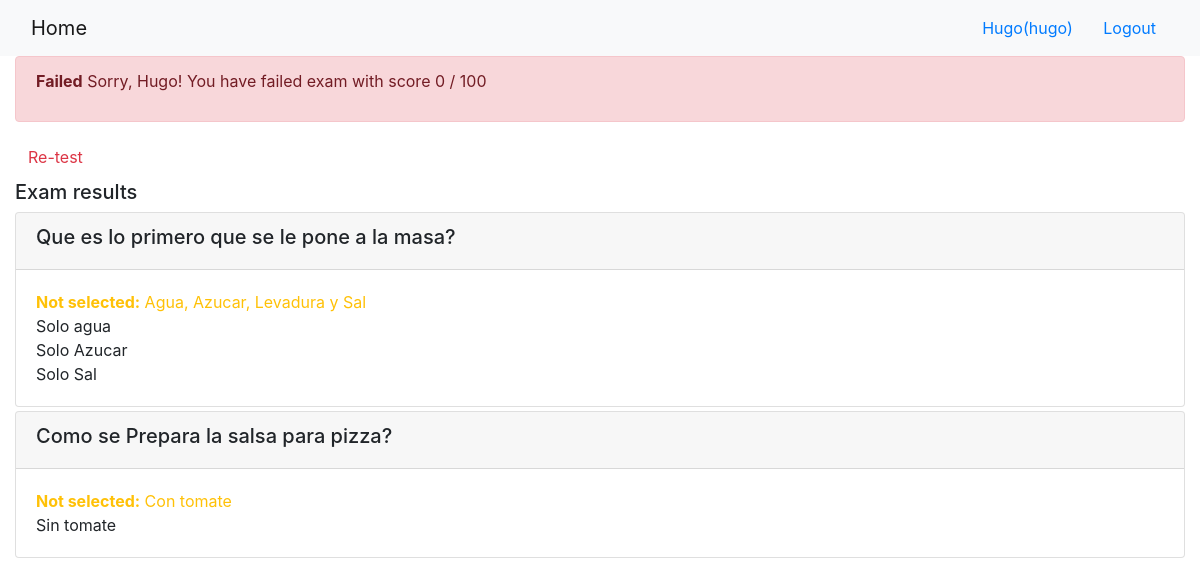
Page /onlinecourse/course/3/submission/3/result/ (signed in) on the committed database.
### onlinecourse/models.py (models this page shows, shortened)
class Question(models.Model):
    course = models.ForeignKey(Course, on_delete = models.CASCADE)
    lesson = models.ForeignKey(Lesson, on_delete = models.CASCADE)
    question_text = models.CharField(max_length = 200)
    grade = models.IntegerField(default = 1)
    def is_get_score(self, selected_ids):
        all_answers = self.choice_set.filter(is_correct = True).count()
        selected_correct = self.choice_set.filter(is_correct = True, id__in = selected_ids).count()
        if all_answers == selected_correct:
            return True
        else:
            return False

class Choice(models.Model):
    question = models.ForeignKey(Question, on_delete = models.CASCADE)
    choice_text = models.CharField(max_length = 200)
    is_correct = models.BooleanField(default = False)

### onlinecourse/views.py (the view)
# urls.py: path('course/<int:course_id>/submission/<int:submission_id>/result/', views.show_exam_result, name='show_exam_result'),
def show_exam_result(request, course_id, submission_id):
    submission = get_object_or_404(Submission, id=submission_id)
    course = get_object_or_404(Course, id=course_id)
    selected_ids = submission.choices.values_list('id', flat=True)
    questions = Question.objects.filter(course = course)
    total_score = 100
    num_questions = questions.count()
    correct_questions = 0
    for question in questions:
        if question.is_get_score(selected_ids):
            correct_questions += 1
    score = int((correct_questions / num_questions) * 100)
    print(score)
    context = {
        "course": course,
        "selected_ids": selected_ids,
        "grade": score,
        "total_score": total_score,
    }
    return render(request, 'onlinecourse/exam_result_bootstrap.html', context)

### onlinecourse/templates/onlinecourse/exam_result_bootstrap.html (shortened to what this page needs)
<!DOCTYPE html>
<html lang="en">
<head>
    {% load static %}
    <link rel="stylesheet" href="https://maxcdn.bootstrapcdn.com/bootstrap/4.5.2/css/bootstrap.min.css">
</head>
<body class="mb-5">
    <nav class="navbar navbar-light bg-light">
        <div class="container-fluid">
            <div class="navbar-header">
                <a class="navbar-brand" href="{% url 'onlinecourse:index' %}">Home</a>
            </div>
            <ul class="nav navbar-nav navbar-right">
                {% if user.is_authenticated %}
                    <li>
                        <a class="btn btn-link" href="#">{{ user.first_name }}({{ user.username }})</a>
                        <a class="btn btn-link" href="{% url 'onlinecourse:logout' %}">Logout</a>
                    </li>
                {% endif %}
            </ul>
        </div>
    </nav>
    <div class="container-fluid">
        {% if grade > 80 %}
            <div class="alert alert-success">
                <p><b>Congratulations, {{user.first_name}}!</b> You have passed the exam and complete the course with score {{grade}} / {{total_score}}</p>
            </div>
        {% else %}
            <div class="alert alert-danger">
                <p><b>Failed</b> Sorry, {{user.first_name}}! You have failed exam with score {{grade}} / {{total_score}}</p>
            </div>
            <a class="btn btn-link text-danger" href="{% url 'onlinecourse:course_details' course.id %}">Re-test</a>
        {% endif %}
        <div class="card-columns-vertical mt-1">
            <h5 class="">Exam results</h5>
            {% for question in course.question_set.all %}
                <div class="card mt-1">
                    <div class="card-header"><h5>{{ question.question_text}}</h5></div>
                    <div class="card-body">
                        {% for choice in question.choice_set.all %}
                            {% if choice.is_correct and choice.id in selected_ids %}
                                <p class="m-0 text-success" id="{{choice.id}}">{{ choice.choice_text }}</p>
                            {% elif choice.is_correct %}
                                <p class="m-0 text-warning" id="{{choice.id}}"><b>Not selected:</b> {{ choice.choice_text }}</p>
                            {% elif not choice.is_correct and choice.id in selected_ids %}
                                <p class="m-0 text-danger" id="{{choice.id}}"><b>Incorrect Answer:</b> {{ choice.choice_text }}</p>
                            {% else %}
                                <p class="m-0" id="{{choice.id}}">{{ choice.choice_text }}</p>
                            {% endif %}
                        {% endfor %}
                    </div>
                </div>
            {% endfor %}
        </div>
    </div>
</body>
</html>

### rows in the picture
Question: question_text "Que es lo primero que se le pone a la masa?"
Choice: choice_text "Agua, Azucar, Levadura y Sal"
Choice: choice_text "Solo agua"
Choice: choice_text "Solo Azucar"
Choice: choice_text "Solo Sal"
Question: question_text "Como se Prepara la salsa para pizza?"
Choice: choice_text "Con tomate"
Choice: choice_text "Sin tomate"

### other values in the picture
{{ user.first_name }} "Hugo"
{{ user.username }} "hugo"
{{ grade }} "0"
{{ total_score }} "100"
